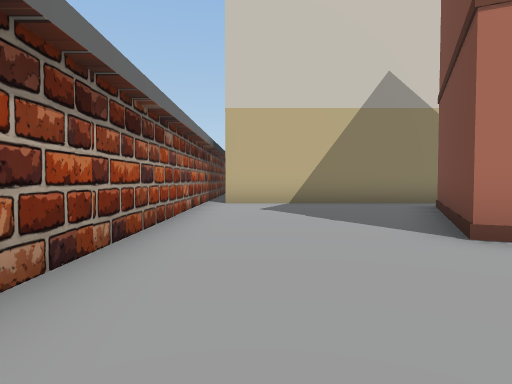
View 1 (above)

24 first-person views from a walk through a scene from a Unity 3-D project. The camera is 1.2 m above the floor, tilts 2° down and sees 75° across. The floor is counted in squares, 2 m on a side. Each view is taken from the middle of a square. On the plan, view 1 faces up. The plan holds only what a view shows up to about 10 squares ahead; the rest is blank. The place goes on beyond the plan. The player character is not drawn.

View 2
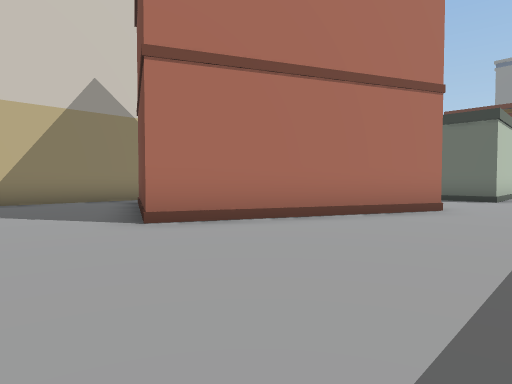

View 3
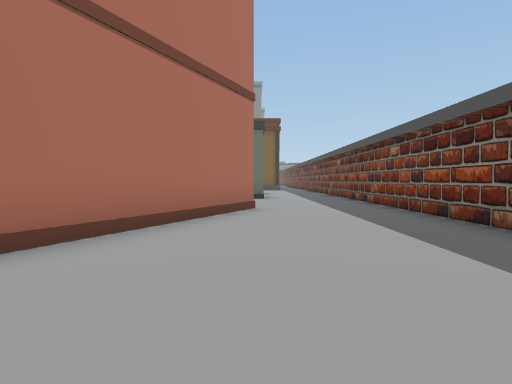

View 4
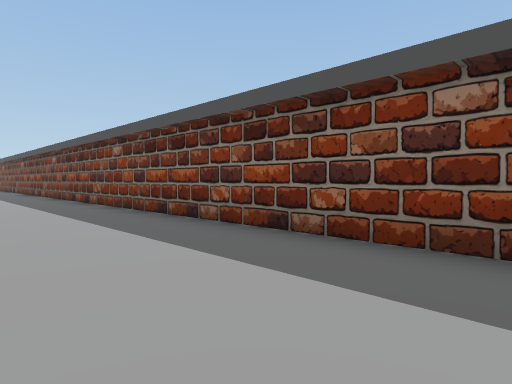

View 5
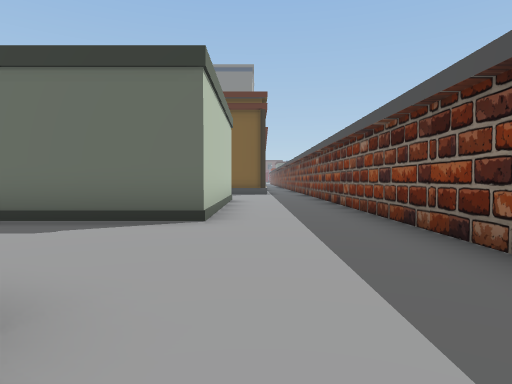

View 6
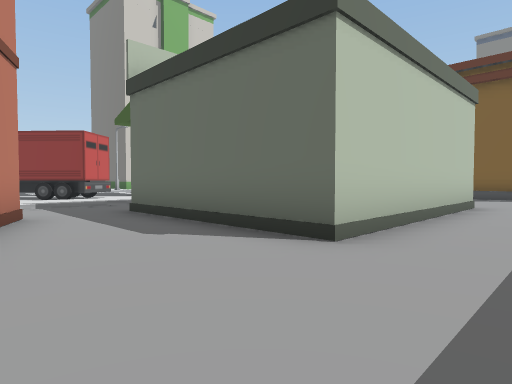

View 7
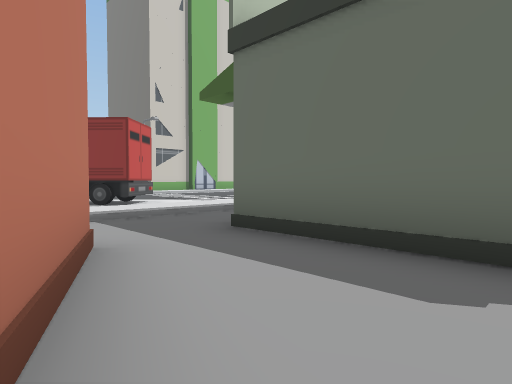

View 8
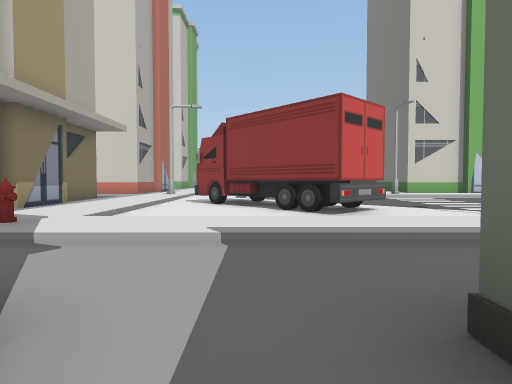

View 9
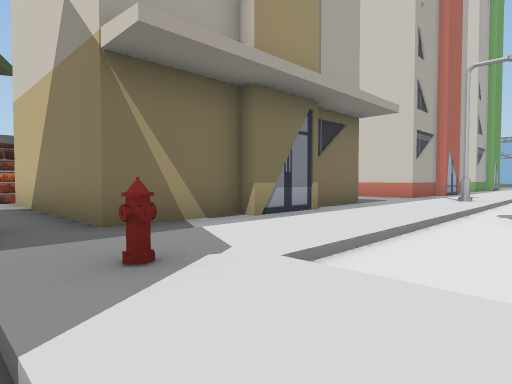

View 10
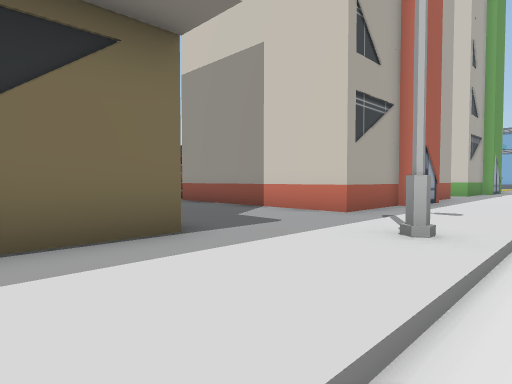

View 11
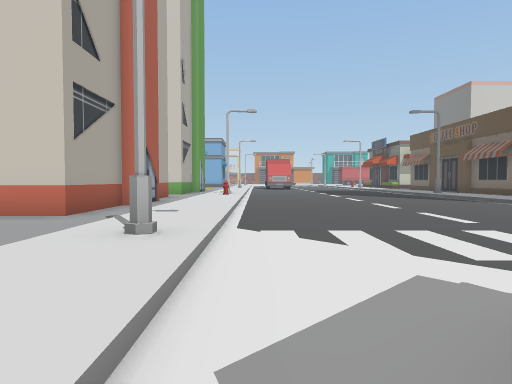

View 12
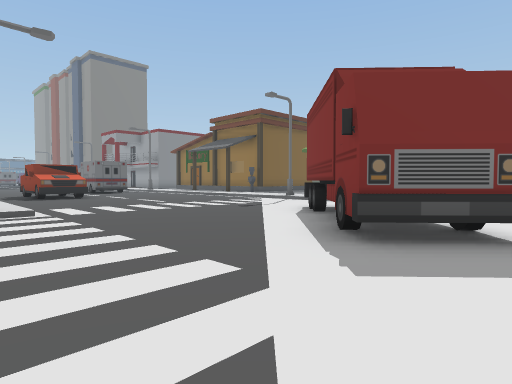

View 13
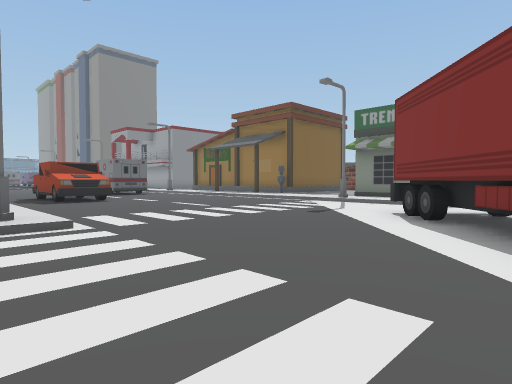

View 14
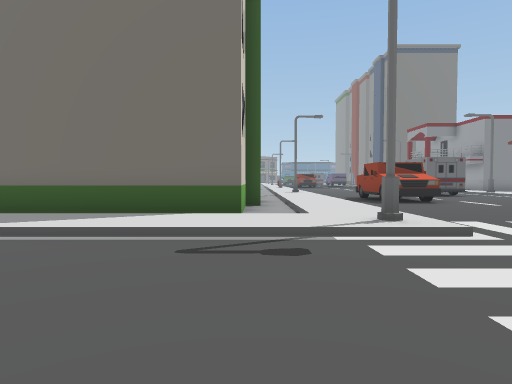

View 15
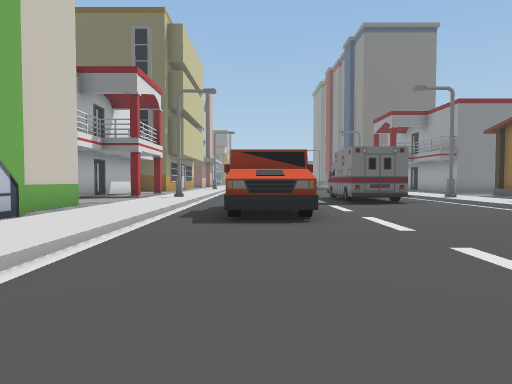

View 16
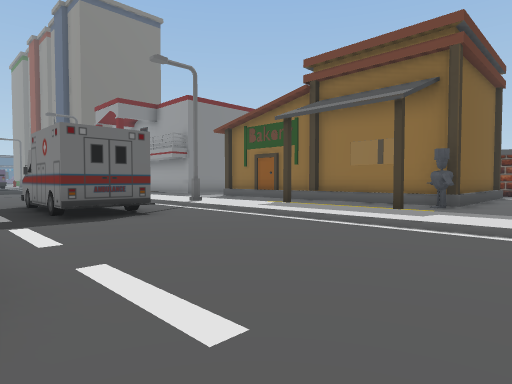

View 17
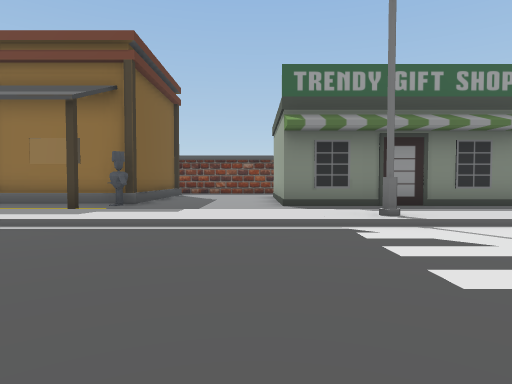

View 18
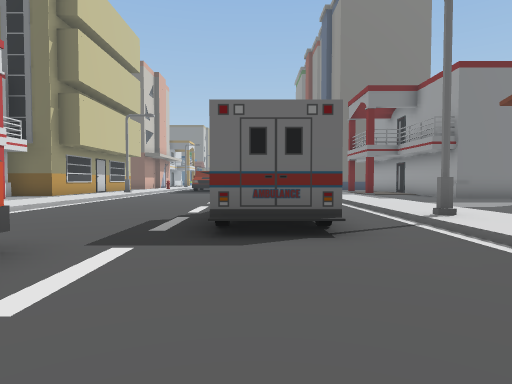

View 19
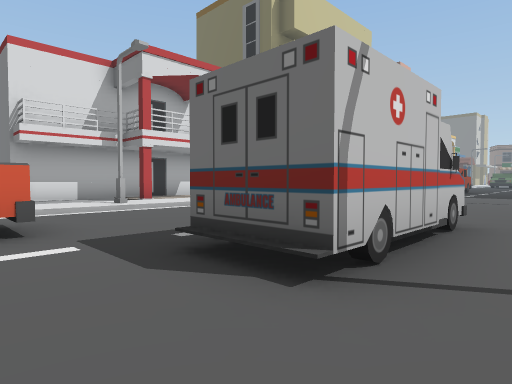

View 20
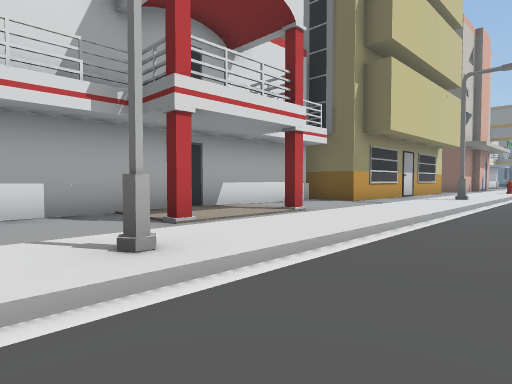

View 21
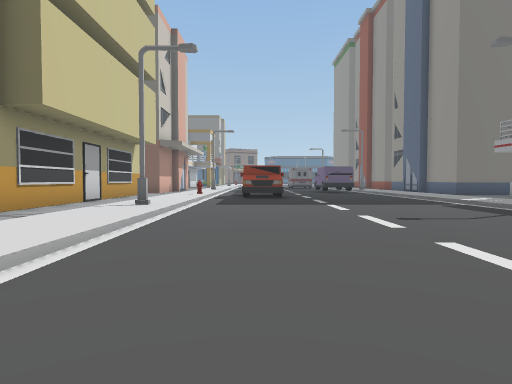

View 22
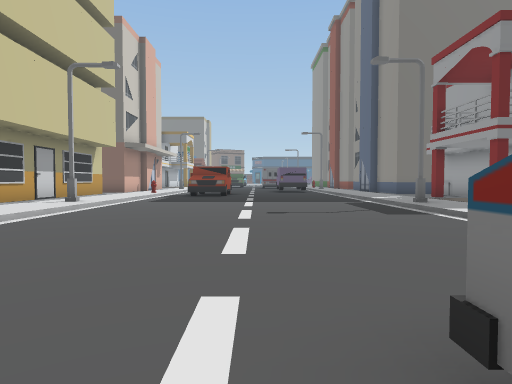

View 23
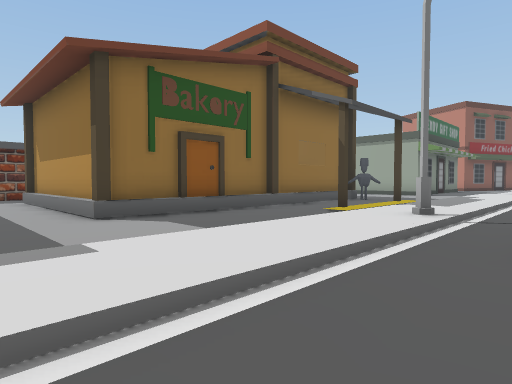

View 24
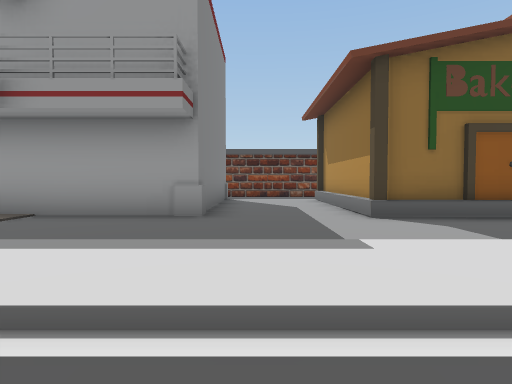

### Floor plan
Key: @ floor where view 1 was taken; # wall or solid block; . main floor; : floor 0.25 m higher than the main floor; / step, stairs or slope; B building; C container; H hydrant; S streetlight; T truck; O other object.
Columns run from 2 left of view 1 to 37 right of it. Each row starts with its distance up from view 1.
 23        B/:.......:
 22        B/:.......:/B
 21        B/:.......:/B
 20        B/:.......:/B      #########B
 19   BBBBBB/:.......:/BB  BBB.........BBBBB
 18   ....../:.......:/..BB......#.#........
 17    ...../:.......://////////////////////
 16      .../S.......S:::::::::S::::::::S:::
 15       B./:..............................
 14       B./:.C..........TTT ..............
 13       B./:.CC.........TTT...............
 12        B/:..CC..........................
 11        B/:..CCC...........OOOO..........
 10 #.    B./:...CC...........OOO...........
  9 #.BBBBB./:..............................
  8 #......./H:::::::S:::::::::S::::::::S:::
  7 #.....# /////////////////////////////
  6 #.....#   .............#..#.........
  5 #....##   ##.######...O..............
  4 #....#    #..#    #...#########..####
  3 #....### ##..#    #.../#      #..#
  2 #......###...#    #   /#      #..#
  1  ............######.../#      #..#
  0   @..................         #..#
 -1   .................           .
 -2   #################           #

Where each view was taken, in squares from view 1:
view 1: 0 up, 0 right, facing up
view 2: 1 down, 0 right, facing up-right
view 3: 1 up, 0 right, facing right
view 4: 1 up, 0 right, facing down-right
view 5: 0 up, 6 right, facing right
view 6: 1 down, 8 right, facing up-right
view 7: 2 up, 8 right, facing up-right
view 8: 4 up, 10 right, facing up
view 9: 7 up, 9 right, facing up-left
view 10: 13 up, 8 right, facing up-left
view 11: 13 up, 8 right, facing up
view 12: 17 up, 8 right, facing down-right
view 13: 17 up, 10 right, facing down-right
view 14: 18 up, 11 right, facing right
view 15: 14 up, 15 right, facing right
view 16: 13 up, 18 right, facing down-right
view 17: 13 up, 17 right, facing down
view 18: 11 up, 20 right, facing right
view 19: 9 up, 22 right, facing up-right
view 20: 14 up, 24 right, facing up-right
view 21: 14 up, 27 right, facing right
view 22: 12 up, 26 right, facing right
view 23: 10 up, 30 right, facing down-left
view 24: 10 up, 30 right, facing down
